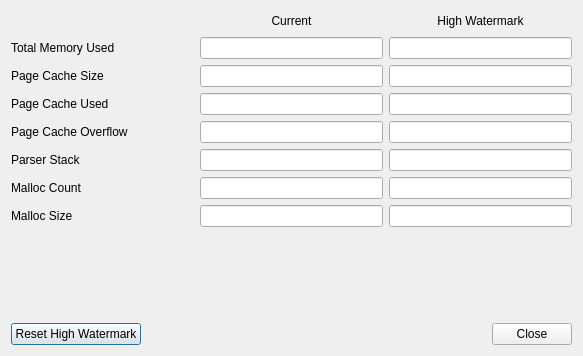
<?xml version="1.0" encoding="UTF-8"?>
<!--
   Copyright 2011 Research In Motion Limited.

   Licensed under the Apache License, Version 2.0 (the "License");
   you may not use this file except in compliance with the License.
   You may obtain a copy of the License at

   http://www.apache.org/licenses/LICENSE-2.0

   Unless required by applicable law or agreed to in writing, software
   distributed under the License is distributed on an "AS IS" BASIS,
   WITHOUT WARRANTIES OR CONDITIONS OF ANY KIND, either express or implied.
   See the License for the specific language governing permissions and
   limitations under the License.

-->

<ui version="4.0">
 <class>MemoryDialog</class>
 <widget class="QDialog" name="MemoryDialog">
  <property name="geometry">
   <rect>
    <x>0</x>
    <y>0</y>
    <width>583</width>
    <height>356</height>
   </rect>
  </property>
  <property name="windowTitle">
   <string>Dialog</string>
  </property>
  <layout class="QVBoxLayout" name="verticalLayout">
   <item>
    <layout class="QGridLayout" name="gridLayout">
     <item row="0" column="0">
      <spacer name="horizontalSpacer">
       <property name="orientation">
        <enum>Qt::Horizontal</enum>
       </property>
       <property name="sizeHint" stdset="0">
        <size>
         <width>40</width>
         <height>20</height>
        </size>
       </property>
      </spacer>
     </item>
     <item row="0" column="1">
      <widget class="QLabel" name="lblCurrent">
       <property name="text">
        <string>Current</string>
       </property>
       <property name="alignment">
        <set>Qt::AlignCenter</set>
       </property>
      </widget>
     </item>
     <item row="0" column="2">
      <widget class="QLabel" name="lblHighWatermark">
       <property name="text">
        <string>High Watermark</string>
       </property>
       <property name="alignment">
        <set>Qt::AlignCenter</set>
       </property>
      </widget>
     </item>
     <item row="1" column="0">
      <widget class="QLabel" name="lblMemoryUsed">
       <property name="text">
        <string>Total Memory Used</string>
       </property>
       <property name="buddy">
        <cstring>currentTotalMemoryUsed</cstring>
       </property>
      </widget>
     </item>
     <item row="1" column="1">
      <widget class="QLineEdit" name="currentTotalMemoryUsed">
       <property name="readOnly">
        <bool>true</bool>
       </property>
      </widget>
     </item>
     <item row="1" column="2">
      <widget class="QLineEdit" name="highTotalMemoryUsed">
       <property name="readOnly">
        <bool>true</bool>
       </property>
      </widget>
     </item>
     <item row="2" column="0">
      <widget class="QLabel" name="lblPageCacheSize">
       <property name="text">
        <string>Page Cache Size</string>
       </property>
       <property name="buddy">
        <cstring>currentPageCacheSize</cstring>
       </property>
      </widget>
     </item>
     <item row="2" column="1">
      <widget class="QLineEdit" name="currentPageCacheSize">
       <property name="readOnly">
        <bool>true</bool>
       </property>
      </widget>
     </item>
     <item row="2" column="2">
      <widget class="QLineEdit" name="highPageCacheSize">
       <property name="readOnly">
        <bool>true</bool>
       </property>
      </widget>
     </item>
     <item row="3" column="0">
      <widget class="QLabel" name="lblPageCachedUsed">
       <property name="text">
        <string>Page Cache Used</string>
       </property>
       <property name="buddy">
        <cstring>currentPageCacheUsed</cstring>
       </property>
      </widget>
     </item>
     <item row="3" column="1">
      <widget class="QLineEdit" name="currentPageCacheUsed">
       <property name="readOnly">
        <bool>true</bool>
       </property>
      </widget>
     </item>
     <item row="3" column="2">
      <widget class="QLineEdit" name="highPageCacheUsed">
       <property name="readOnly">
        <bool>true</bool>
       </property>
      </widget>
     </item>
     <item row="4" column="0">
      <widget class="QLabel" name="lblCacheOverflow">
       <property name="text">
        <string>Page Cache Overflow</string>
       </property>
       <property name="buddy">
        <cstring>currentPageCacheOverflow</cstring>
       </property>
      </widget>
     </item>
     <item row="4" column="1">
      <widget class="QLineEdit" name="currentPageCacheOverflow">
       <property name="readOnly">
        <bool>true</bool>
       </property>
      </widget>
     </item>
     <item row="4" column="2">
      <widget class="QLineEdit" name="highPageCacheOverflow">
       <property name="readOnly">
        <bool>true</bool>
       </property>
      </widget>
     </item>
     <item row="5" column="0">
      <widget class="QLabel" name="lblParserStack">
       <property name="text">
        <string>Parser Stack</string>
       </property>
       <property name="buddy">
        <cstring>currentParserStack</cstring>
       </property>
      </widget>
     </item>
     <item row="5" column="1">
      <widget class="QLineEdit" name="currentParserStack">
       <property name="readOnly">
        <bool>true</bool>
       </property>
      </widget>
     </item>
     <item row="5" column="2">
      <widget class="QLineEdit" name="highParserStack">
       <property name="readOnly">
        <bool>true</bool>
       </property>
      </widget>
     </item>
     <item row="6" column="0">
      <widget class="QLabel" name="lblMallocCount">
       <property name="text">
        <string>Malloc Count</string>
       </property>
       <property name="buddy">
        <cstring>currentMallocCount</cstring>
       </property>
      </widget>
     </item>
     <item row="6" column="1">
      <widget class="QLineEdit" name="currentMallocCount">
       <property name="readOnly">
        <bool>true</bool>
       </property>
      </widget>
     </item>
     <item row="6" column="2">
      <widget class="QLineEdit" name="highMallocCount">
       <property name="readOnly">
        <bool>true</bool>
       </property>
      </widget>
     </item>
     <item row="7" column="0">
      <widget class="QLabel" name="lblMallocSize">
       <property name="text">
        <string>Malloc Size</string>
       </property>
       <property name="buddy">
        <cstring>currentMallocSize</cstring>
       </property>
      </widget>
     </item>
     <item row="7" column="1">
      <widget class="QLineEdit" name="currentMallocSize">
       <property name="readOnly">
        <bool>true</bool>
       </property>
      </widget>
     </item>
     <item row="7" column="2">
      <widget class="QLineEdit" name="highMallocSize">
       <property name="readOnly">
        <bool>true</bool>
       </property>
      </widget>
     </item>
    </layout>
   </item>
   <item>
    <spacer name="verticalSpacer">
     <property name="orientation">
      <enum>Qt::Vertical</enum>
     </property>
     <property name="sizeHint" stdset="0">
      <size>
       <width>20</width>
       <height>96</height>
      </size>
     </property>
    </spacer>
   </item>
   <item>
    <layout class="QHBoxLayout" name="horizontalLayout">
     <item>
      <widget class="QPushButton" name="resetHighWatermarkButton">
       <property name="text">
        <string>Reset High Watermark</string>
       </property>
      </widget>
     </item>
     <item>
      <spacer name="horizontalSpacer_2">
       <property name="orientation">
        <enum>Qt::Horizontal</enum>
       </property>
       <property name="sizeHint" stdset="0">
        <size>
         <width>40</width>
         <height>20</height>
        </size>
       </property>
      </spacer>
     </item>
     <item>
      <widget class="QPushButton" name="closeButton">
       <property name="text">
        <string>Close</string>
       </property>
      </widget>
     </item>
    </layout>
   </item>
  </layout>
 </widget>
 <tabstops>
  <tabstop>currentTotalMemoryUsed</tabstop>
  <tabstop>highTotalMemoryUsed</tabstop>
  <tabstop>currentPageCacheSize</tabstop>
  <tabstop>highPageCacheSize</tabstop>
  <tabstop>currentPageCacheUsed</tabstop>
  <tabstop>highPageCacheUsed</tabstop>
  <tabstop>currentPageCacheOverflow</tabstop>
  <tabstop>highPageCacheOverflow</tabstop>
  <tabstop>currentParserStack</tabstop>
  <tabstop>highParserStack</tabstop>
  <tabstop>currentMallocCount</tabstop>
  <tabstop>highMallocCount</tabstop>
  <tabstop>currentMallocSize</tabstop>
  <tabstop>highMallocSize</tabstop>
 </tabstops>
 <resources/>
 <connections>
  <connection>
   <sender>closeButton</sender>
   <signal>clicked()</signal>
   <receiver>MemoryDialog</receiver>
   <slot>accept()</slot>
   <hints>
    <hint type="sourcelabel">
     <x>512</x>
     <y>328</y>
    </hint>
    <hint type="destinationlabel">
     <x>406</x>
     <y>266</y>
    </hint>
   </hints>
  </connection>
 </connections>
</ui>
